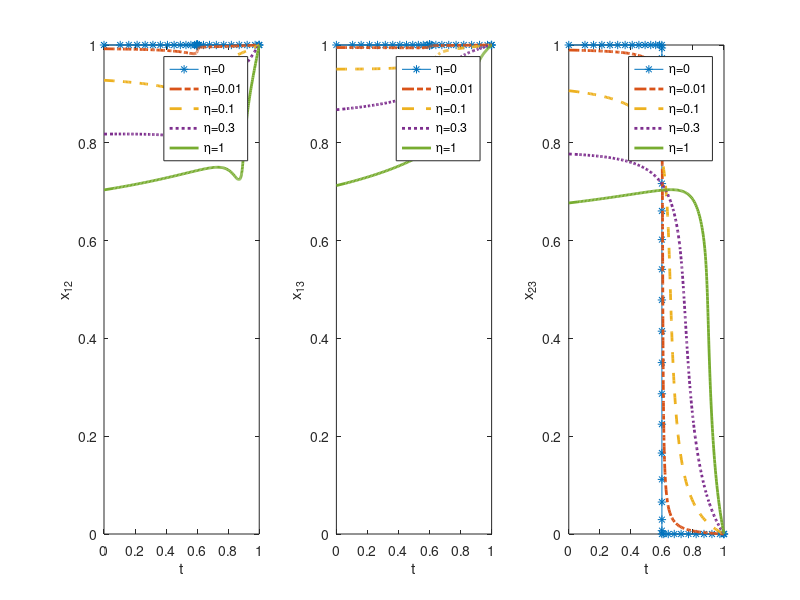

MATLAB code to generate this figure:
clear;
clc;

data0 = load('data0.txt');
data1 = load('data1.txt');
data11 = load('data11.txt');
data2 = load('data2.txt');
data3 = load('data3.txt');
data21 = load('data21.txt');
data31 = load('data31.txt');
data6 = load('data6.txt');
data61 = load('data61.txt');

for i = 2:4
    % LinTP
    subplot(1,3,i-1)
    x0 = data0(:,1);
    y0 = data0(:,i);
    plot(x0,y0,'-*')
    hold on
    %0.01
    x3 = data31(:,1);
    y3 = data31(:,i);
    plot(x3,y3,'-.','LineWidth',2)
    hold on
    % 0.1
    x2 = data21(:,1);
    y2 = data21(:,i);
    plot(x2,y2,'--','LineWidth',2)
    hold on
    % 0.3
    x1 = data11(:,1);
    y1 = data11(:,i);
    plot(x1,y1,':','LineWidth',2)
    hold on
    
    % 1
    x5 = data61(:,1);
    y5 = data61(:,i);
    plot(x5,y5,'LineWidth',2)

    ylim([0 1])
    %legend('LinTP','LogTP \eta =0.3','LogTP \eta =0.1','LogTP \eta =0.01', 'LogTP \eta =0.001' ...
    %   ,'Location',' Southwest' )
    xlabel('t')
    if i == 2
        ylabel('x_{12}');
    end
    if i == 3
        ylabel('x_{13}');
    end
    if i == 4
        ylabel('x_{23}');
    end
    legend('\eta=0', '\eta=0.01','\eta=0.1','\eta=0.3','\eta=1');

% 
%     t = 0:0:0;
%     set(gca,'xtick',t);
%     set(gca,'ytick',t);
end